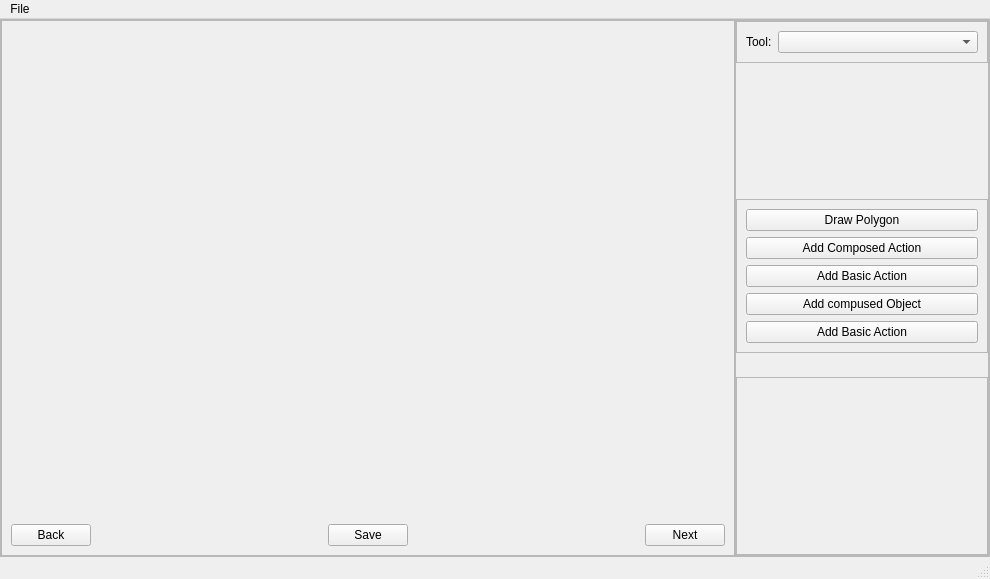
<?xml version="1.0" encoding="UTF-8"?>
<ui version="4.0">
 <class>MainWindow</class>
 <widget class="QMainWindow" name="MainWindow">
  <property name="geometry">
   <rect>
    <x>0</x>
    <y>0</y>
    <width>990</width>
    <height>579</height>
   </rect>
  </property>
  <property name="windowTitle">
   <string>MainWindow</string>
  </property>
  <widget class="QWidget" name="centralwidget">
   <layout class="QVBoxLayout" name="verticalLayout">
    <property name="spacing">
     <number>0</number>
    </property>
    <property name="leftMargin">
     <number>0</number>
    </property>
    <property name="topMargin">
     <number>0</number>
    </property>
    <property name="rightMargin">
     <number>0</number>
    </property>
    <property name="bottomMargin">
     <number>0</number>
    </property>
    <item>
     <widget class="QFrame" name="frame">
      <property name="frameShape">
       <enum>QFrame::StyledPanel</enum>
      </property>
      <property name="frameShadow">
       <enum>QFrame::Raised</enum>
      </property>
      <layout class="QHBoxLayout" name="horizontalLayout">
       <property name="spacing">
        <number>0</number>
       </property>
       <property name="leftMargin">
        <number>0</number>
       </property>
       <property name="topMargin">
        <number>0</number>
       </property>
       <property name="rightMargin">
        <number>0</number>
       </property>
       <property name="bottomMargin">
        <number>0</number>
       </property>
       <item>
        <widget class="QFrame" name="frame_2">
         <property name="sizePolicy">
          <sizepolicy hsizetype="Expanding" vsizetype="Preferred">
           <horstretch>0</horstretch>
           <verstretch>0</verstretch>
          </sizepolicy>
         </property>
         <property name="frameShape">
          <enum>QFrame::StyledPanel</enum>
         </property>
         <property name="frameShadow">
          <enum>QFrame::Raised</enum>
         </property>
         <layout class="QVBoxLayout" name="verticalLayout_3">
          <property name="spacing">
           <number>0</number>
          </property>
          <property name="leftMargin">
           <number>0</number>
          </property>
          <property name="topMargin">
           <number>0</number>
          </property>
          <property name="rightMargin">
           <number>0</number>
          </property>
          <property name="bottomMargin">
           <number>0</number>
          </property>
          <item>
           <widget class="QFrame" name="frame_6">
            <property name="sizePolicy">
             <sizepolicy hsizetype="Preferred" vsizetype="Expanding">
              <horstretch>0</horstretch>
              <verstretch>0</verstretch>
             </sizepolicy>
            </property>
            <property name="frameShape">
             <enum>QFrame::NoFrame</enum>
            </property>
            <property name="frameShadow">
             <enum>QFrame::Raised</enum>
            </property>
            <layout class="QVBoxLayout" name="verticalLayout_5">
             <item>
              <widget class="QLabel" name="image_label">
               <property name="maximumSize">
                <size>
                 <width>706</width>
                 <height>470</height>
                </size>
               </property>
               <property name="text">
                <string/>
               </property>
              </widget>
             </item>
            </layout>
           </widget>
          </item>
          <item alignment="Qt::AlignBottom">
           <widget class="QFrame" name="frame_7">
            <property name="frameShape">
             <enum>QFrame::NoFrame</enum>
            </property>
            <property name="frameShadow">
             <enum>QFrame::Raised</enum>
            </property>
            <layout class="QHBoxLayout" name="horizontalLayout_3">
             <item alignment="Qt::AlignLeft">
              <widget class="QPushButton" name="pushButton_3">
               <property name="text">
                <string>Back</string>
               </property>
              </widget>
             </item>
             <item alignment="Qt::AlignHCenter">
              <widget class="QPushButton" name="pushButton_2">
               <property name="text">
                <string>Save</string>
               </property>
              </widget>
             </item>
             <item alignment="Qt::AlignRight">
              <widget class="QPushButton" name="pushButton">
               <property name="text">
                <string>Next</string>
               </property>
              </widget>
             </item>
            </layout>
           </widget>
          </item>
         </layout>
        </widget>
       </item>
       <item alignment="Qt::AlignRight">
        <widget class="QFrame" name="frame_3">
         <property name="frameShape">
          <enum>QFrame::StyledPanel</enum>
         </property>
         <property name="frameShadow">
          <enum>QFrame::Raised</enum>
         </property>
         <layout class="QVBoxLayout" name="verticalLayout_2">
          <property name="spacing">
           <number>0</number>
          </property>
          <property name="leftMargin">
           <number>0</number>
          </property>
          <property name="topMargin">
           <number>0</number>
          </property>
          <property name="rightMargin">
           <number>0</number>
          </property>
          <property name="bottomMargin">
           <number>0</number>
          </property>
          <item alignment="Qt::AlignTop">
           <widget class="QFrame" name="frame_8">
            <property name="frameShape">
             <enum>QFrame::StyledPanel</enum>
            </property>
            <property name="frameShadow">
             <enum>QFrame::Raised</enum>
            </property>
            <layout class="QHBoxLayout" name="horizontalLayout_4">
             <item>
              <widget class="QLabel" name="label">
               <property name="text">
                <string>Tool:</string>
               </property>
              </widget>
             </item>
             <item>
              <widget class="QComboBox" name="tool_comboBox">
               <property name="minimumSize">
                <size>
                 <width>200</width>
                 <height>0</height>
                </size>
               </property>
              </widget>
             </item>
            </layout>
           </widget>
          </item>
          <item alignment="Qt::AlignTop">
           <widget class="QFrame" name="frame_4">
            <property name="sizePolicy">
             <sizepolicy hsizetype="Preferred" vsizetype="Expanding">
              <horstretch>0</horstretch>
              <verstretch>0</verstretch>
             </sizepolicy>
            </property>
            <property name="frameShape">
             <enum>QFrame::StyledPanel</enum>
            </property>
            <property name="frameShadow">
             <enum>QFrame::Raised</enum>
            </property>
            <layout class="QVBoxLayout" name="verticalLayout_4">
             <item>
              <widget class="QPushButton" name="draw_polygon_pushButton">
               <property name="text">
                <string>Draw Polygon</string>
               </property>
              </widget>
             </item>
             <item>
              <widget class="QPushButton" name="pushButton_5">
               <property name="text">
                <string>Add Composed Action</string>
               </property>
              </widget>
             </item>
             <item>
              <widget class="QPushButton" name="pushButton_6">
               <property name="text">
                <string>Add Basic Action</string>
               </property>
              </widget>
             </item>
             <item>
              <widget class="QPushButton" name="pushButton_4">
               <property name="text">
                <string>Add compused Object</string>
               </property>
              </widget>
             </item>
             <item>
              <widget class="QPushButton" name="pushButton_7">
               <property name="text">
                <string>Add Basic Action</string>
               </property>
              </widget>
             </item>
            </layout>
           </widget>
          </item>
          <item>
           <widget class="QFrame" name="frame_5">
            <property name="frameShape">
             <enum>QFrame::StyledPanel</enum>
            </property>
            <property name="frameShadow">
             <enum>QFrame::Raised</enum>
            </property>
           </widget>
          </item>
         </layout>
        </widget>
       </item>
      </layout>
     </widget>
    </item>
   </layout>
  </widget>
  <widget class="QMenuBar" name="menubar">
   <property name="geometry">
    <rect>
     <x>0</x>
     <y>0</y>
     <width>990</width>
     <height>22</height>
    </rect>
   </property>
   <widget class="QMenu" name="menuFile">
    <property name="title">
     <string>File</string>
    </property>
    <addaction name="actionOpen_image"/>
   </widget>
   <addaction name="menuFile"/>
  </widget>
  <widget class="QStatusBar" name="statusbar"/>
  <action name="actionOpen_image">
   <property name="text">
    <string>Open image</string>
   </property>
  </action>
 </widget>
 <resources/>
 <connections/>
</ui>
